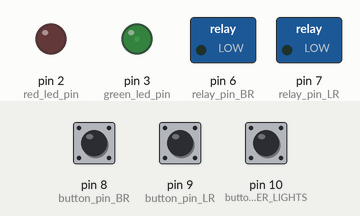
This sketch was run on a simulated Arduino Uno, built with avr-gcc and run on an emulated ATmega328P. Parts: switched loads named in the sketch (green lamp = pin HIGH), output pins drawn as LEDs (lit = HIGH). Dashed ring = blinking. The inputs (shaded band) are chosen by the test bench; at power-on: pin 8 (button_pin_BR) HIGH, pin 9 (button_pin_LR) HIGH, pin 10 (button_pin_MASTER_LIGHTS) HIGH. No radio packets arrive unless stated.

Above: at 2.2 s.
2.3 s: pin 8 (button_pin_BR) pulled LOW for 0.15 s
At 3.3 s:
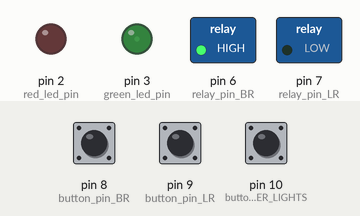
5.3 s: pin 9 (button_pin_LR) pulled LOW for 3.2 s
At 8.9 s:
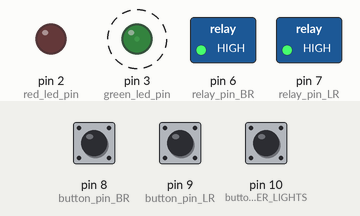
10.0 s: pin 8 (button_pin_BR) pulled LOW for 1 s
At 11.7 s:
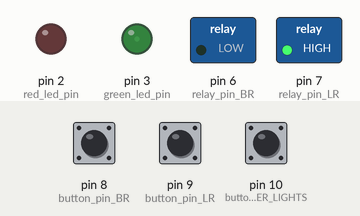
13.0 s: pin 10 (button_pin_MASTER_LIGHTS) pulled LOW for 3.2 s
At 16.8 s:
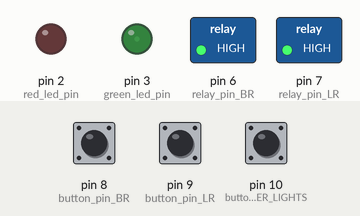
19.6 s: pin 8 (button_pin_BR) pulled LOW for 3.2 s
At 20.6 s:
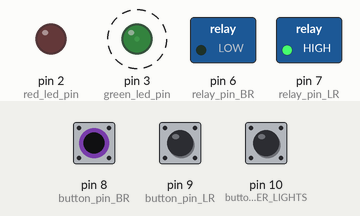
Timing chart, 0 to 23.9 s (numbered marks = the images above; inputs shaded):
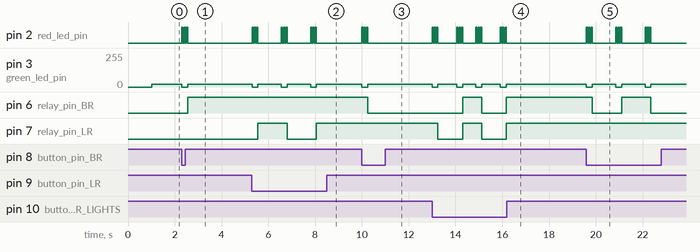

Measured:
- after the input at 2.3 s, pin 2 (red_led_pin): alternates HIGH for 0.05 s and LOW for 0.05 s, 6 changes in all, then stays LOW, starting at once; pin 3 (green_led_pin): 20/255 → 0/255 at once, → 20/255 0.25 s later; pin 6 (relay_pin_BR): LOW → HIGH after 0.25 s
- after the input at 5.3 s, pin 2 (red_led_pin): LOW → HIGH at once, then repeats every 1.3 s: 2 × (LOW 0.05 s, HIGH 0.05 s), LOW 1.0 s, HIGH 0.05 s, until it stays LOW from 8.1 s; pin 3 (green_led_pin): alternates 20/255 for 1.0 s and 0/255 for 0.25 s, 6 changes in all, then stays 20/255, starting at once
- after the input at 10.0 s, pin 2 (red_led_pin): alternates HIGH for 0.05 s and LOW for 0.05 s, 6 changes in all, then stays LOW, starting at once; pin 3 (green_led_pin): 20/255 → 0/255 at once, → 20/255 0.25 s later; pin 6 (relay_pin_BR): HIGH → LOW after 0.25 s
- after the input at 13.0 s, pin 3 (green_led_pin): 20/255 → 0/255 at once, → 20/255 0.25 s later, → 0/255 0.80 s later, → 20/255 0.25 s later, … (8 changes in this stretch); pin 6 (relay_pin_BR): LOW → HIGH after 1.3 s, → LOW 0.81 s later, → HIGH 1.1 s later
- after the input at 19.6 s, pin 2 (red_led_pin): LOW → HIGH at once, then repeats every 1.3 s: 2 × (LOW 0.05 s, HIGH 0.05 s), LOW 1.0 s, HIGH 0.05 s, until it stays LOW from 22.4 s; pin 3 (green_led_pin): alternates 20/255 for 1.0 s and 0/255 for 0.25 s, 6 changes in all, then stays 20/255, starting at once

The sketch:

OverHShelfUnit.ino
```cpp
#include <SPI.h>
#include "RF24.h"
RF24 myRadio(4, 5);
byte addresses[][6] = {"0XXX0", "1PIR1", "2SHE2", "3SWI3", "4SWI4", "5SWI5"};
int number_message_array[9] = {0000, 1000, 2000, 3000, 4000, 5000, 6000, 7000, 8000};
int radio_OFF_message_array[9] = {4321, 1111, 2222, 3222, 4222, 5222, 6222, 7222, 8222};
int radio_ON_message_array[9] = {1234, 1222, 2111, 3111, 4111, 5111, 6111, 7111, 8111};
int thisSwitchToggleOnOffValue_LR = 3000;
int thisSwitchToggleOnOffValue_BR = 1000;
int thisSwitchExplicitON_LR = 3111;
int thisSwitchExplicitOFF_LR = 3222;
int thisSwitchExplicitON_BR = 1111;
int thisSwitchExplicitOFF_BR = 1222;
int thisSwitchBothRelaysON = 1234;
int thisSwitchBothRelaysOFF = 4321;
int dataReceived = 0;
int relay_pin_BR = 6;
int relay_pin_LR = 7;
int button_pin_BR = 8;
int button_pin_LR = 9;
int button_pin_MASTER_LIGHTS = 10;
int red_led_pin = 2;
int green_led_pin = 3;
int master_ON_message = 10000;
int master_OFF_message = 00001;
int numAvail = 0;
boolean light_state_LR = false;
boolean light_state_BR = false;
boolean master_state = true;

void setup()
{
  Serial.begin(9600);
  pinMode(relay_pin_BR, OUTPUT);
  pinMode(relay_pin_LR, OUTPUT);
  pinMode(button_pin_MASTER_LIGHTS, INPUT_PULLUP);
  pinMode(button_pin_BR, INPUT_PULLUP);
  pinMode(button_pin_LR, INPUT_PULLUP);
  pinMode(green_led_pin, OUTPUT);
  pinMode(red_led_pin, OUTPUT);
  delay(1000);
  myRadio.begin();
  myRadio.setAutoAck(1);
  myRadio.setChannel(111);
  myRadio.setPALevel(RF24_PA_MAX);
  myRadio.openReadingPipe(1, addresses[2]);
  myRadio.setDataRate(RF24_250KBPS);
  analogWrite(green_led_pin, 20);
  myRadio.startListening();
}

void loop()
{
  radio_read();
  radio_switch();
  button_switch();
  master_button_transmit();
  digitalWrite(relay_pin_BR, light_state_BR);
  digitalWrite(relay_pin_LR, light_state_LR);
}

void LED_blink()
{
  digitalWrite(green_led_pin, LOW);
  digitalWrite(red_led_pin, HIGH);
  delay(50);
  digitalWrite(red_led_pin, LOW);
  delay(50);
  digitalWrite(red_led_pin, HIGH);
  delay(50);
  digitalWrite(red_led_pin, LOW);
  delay(50);
  digitalWrite(red_led_pin, HIGH);
  delay(50);
  digitalWrite(red_led_pin, LOW);
  analogWrite(green_led_pin, 20);
}

void master_button_transmit()
{
  if (digitalRead(button_pin_MASTER_LIGHTS) == LOW)
  {
    LED_blink();
    myRadio.stopListening();
    master_state = !master_state;
    light_state_BR = master_state;
    light_state_LR = master_state;
    digitalWrite(relay_pin_BR, light_state_BR);
    digitalWrite(relay_pin_LR, light_state_LR);
    if (master_state == true)
    {
      myRadio.openWritingPipe(addresses[2]);
      for (int i = 0; i < 20; i++)
      {
        myRadio.write(&radio_ON_message_array[2], sizeof(radio_ON_message_array[2]));
      }
      myRadio.openWritingPipe(addresses[3]);
      for (int i = 0; i < 20; i++)
      {
        myRadio.write(&radio_ON_message_array[4], sizeof(radio_ON_message_array[4]));
      }
    }
    if (master_state == false)
    {
      myRadio.openWritingPipe(addresses[2]);
      for (int i = 0; i < 100; i++)
      {
        myRadio.write(&radio_OFF_message_array[2], sizeof(radio_OFF_message_array[2]));
      }
      myRadio.openWritingPipe(addresses[3]);
      for (int i = 0; i < 100; i++)
      {
        myRadio.write(&radio_OFF_message_array[4], sizeof(radio_OFF_message_array[4]));
      }
    }
    myRadio.startListening();
    delay(500);
  }
}

void radio_read()
{
  for (int i = 0; i < 10; i++)
  {
    if (myRadio.available())
    {
      myRadio.read(&dataReceived, sizeof(dataReceived));
      Serial.print("Data received = ");
      Serial.println(dataReceived);
      break;
    }
  }
}

void radio_switch()
{
  if (dataReceived == thisSwitchToggleOnOffValue_LR)
  {
    light_state_LR = !light_state_LR;
    dataReceived = 0;
    LED_blink();
    delay(200);
  }
  if (dataReceived == thisSwitchToggleOnOffValue_BR)
  {
    light_state_BR = !light_state_BR;
    dataReceived = 0;
    LED_blink();
    delay(200);
  }
  if (dataReceived == thisSwitchExplicitOFF_LR)
  {
    light_state_LR = false;
    dataReceived = 0;
    LED_blink();
    delay(500);
  }
  if (dataReceived == thisSwitchExplicitON_LR)
  {
    light_state_LR = true;
    dataReceived = 0;
    LED_blink();
    delay(500);
  }
  if (dataReceived == thisSwitchExplicitOFF_BR)
  {
    light_state_BR = false;
    dataReceived = 0;
    delay(500);
  }
  if (dataReceived == thisSwitchExplicitON_BR)
  {
    light_state_BR = true;
    dataReceived = 0;
    LED_blink();
    delay(500);
  }
  if (dataReceived == thisSwitchBothRelaysON)
  {
    light_state_BR = true;
    light_state_LR = true;
    digitalWrite(relay_pin_BR, light_state_BR);
    digitalWrite(relay_pin_LR, light_state_LR);
    dataReceived = 0;
    LED_blink();
    delay(500);
  }
  if (dataReceived == thisSwitchBothRelaysOFF)
  {
    light_state_BR = false;
    light_state_LR = false;
    digitalWrite(relay_pin_BR, light_state_BR);
    digitalWrite(relay_pin_LR, light_state_LR);
    dataReceived = 0;
    LED_blink();
    delay(500);
  }
}

void button_switch()
{
  if (digitalRead(button_pin_BR) == LOW)
  {
    LED_blink();
    light_state_BR = !light_state_BR;
    digitalWrite(relay_pin_BR, light_state_BR);
    delay(1000);
  }
  if (digitalRead(button_pin_LR) == LOW)
  {
    LED_blink();
    light_state_LR = !light_state_LR;
    digitalWrite(relay_pin_LR, light_state_LR);
    delay(1000);
  }
}

void debug()
{
  Serial.println("");
  Serial.print(" BR BUTTON PIN READ:  ");
  Serial.println(digitalRead(button_pin_BR));
  Serial.println("");
  Serial.print(" LR BUTTON PIN READ:  ");
  Serial.println(digitalRead(button_pin_LR));
  Serial.println("");
  Serial.print(" MASTER BUTTON PIN READ:  ");
  Serial.println(digitalRead(button_pin_MASTER_LIGHTS));
}
```
